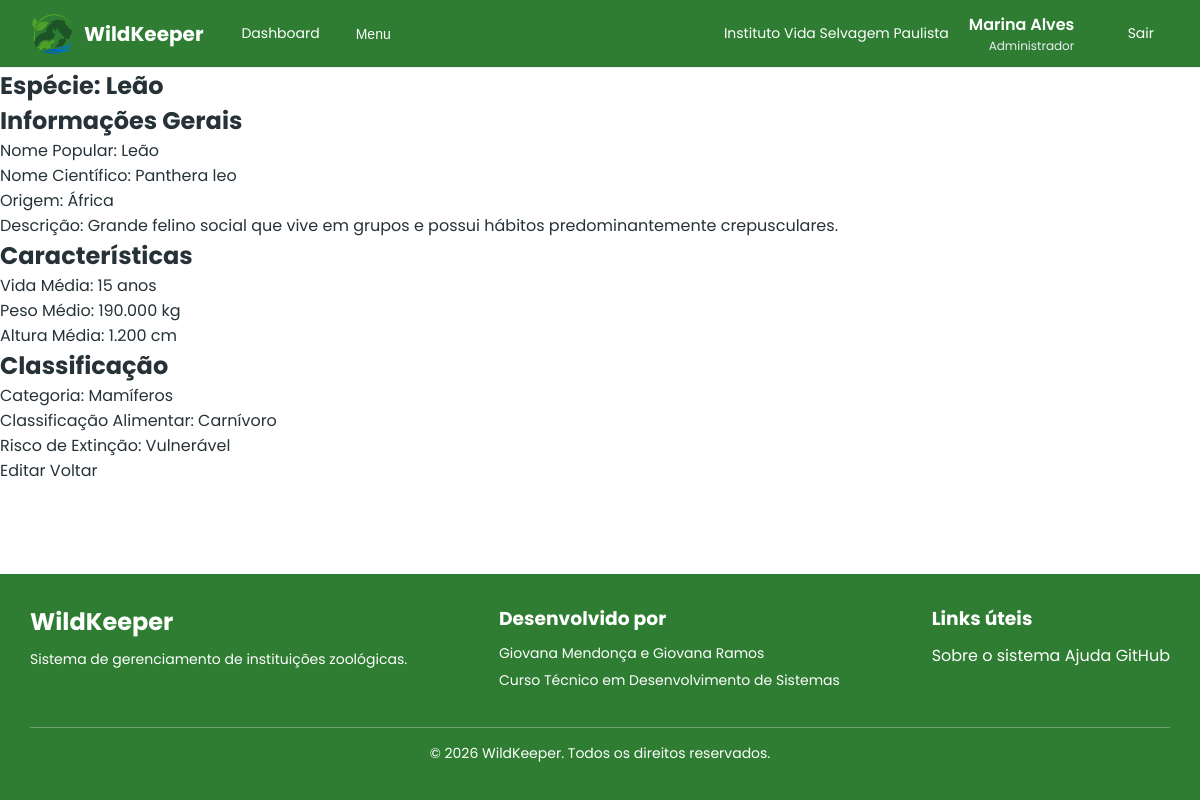
Screenshot of /src/especies/mostrar_especie.php?id=1 (signed in) with the database file from the repository.
### tables this page shows
CREATE TABLE

    IF NOT EXISTS especies (

        id INT PRIMARY KEY AUTO_INCREMENT,

        nome_popular VARCHAR(255) NOT NULL,

        nome_cientifico VARCHAR(255) NOT NULL,

        descricao TEXT NOT NULL,

        origem VARCHAR(255) NOT NULL,

        vida_media INT NOT NULL,  

        peso_medio DECIMAL(10, 3) NOT NULL,  

        altura_media DECIMAL(10, 3) NOT NULL,  

        categoria_id INT NOT NULL,

        classificacao_alimentar_id INT NOT NULL,

        risco_extincao_id INT NOT NULL,

        FOREIGN KEY (categoria_id) REFERENCES categorias (id),

        FOREIGN KEY (classificacao_alimentar_id) REFERENCES classificacao_alimentar (id),

        FOREIGN KEY (risco_extincao_id) REFERENCES risco_extincao (id),

        created_at TIMESTAMP DEFAULT CURRENT_TIMESTAMP,

        updated_at TIMESTAMP DEFAULT CURRENT_TIMESTAMP ON UPDATE CURRENT_TIMESTAMP

    );

CREATE TABLE

    IF NOT EXISTS categorias (

        id INT PRIMARY KEY AUTO_INCREMENT,

        nome VARCHAR(50) NOT NULL UNIQUE,

        sigla CHAR(2) NOT NULL UNIQUE,

        created_at TIMESTAMP DEFAULT CURRENT_TIMESTAMP,

        updated_at TIMESTAMP DEFAULT CURRENT_TIMESTAMP ON UPDATE CURRENT_TIMESTAMP

    );

CREATE TABLE

    IF NOT EXISTS classificacao_alimentar (

        id INT PRIMARY KEY AUTO_INCREMENT,

        nome VARCHAR(50) NOT NULL UNIQUE,

        sigla CHAR(2) NOT NULL UNIQUE,

        created_at TIMESTAMP DEFAULT CURRENT_TIMESTAMP,

        updated_at TIMESTAMP DEFAULT CURRENT_TIMESTAMP ON UPDATE CURRENT_TIMESTAMP

    );

CREATE TABLE

    IF NOT EXISTS risco_extincao (

        id INT PRIMARY KEY AUTO_INCREMENT,

        nome VARCHAR(50) NOT NULL UNIQUE,

        sigla CHAR(2) NOT NULL UNIQUE,

        created_at TIMESTAMP DEFAULT CURRENT_TIMESTAMP,

        updated_at TIMESTAMP DEFAULT CURRENT_TIMESTAMP ON UPDATE CURRENT_TIMESTAMP

    );

### src/especies/mostrar_especie.php (the view, shortened to what this page needs)
<?php
include "../includes/autenticacao.php";
$especieId = trim($_GET['id'] ?? '');
$sql = "SELECT
    especies.id,
    especies.nome_popular,
    especies.nome_cientifico,
    especies.descricao,
    especies.origem,
    especies.vida_media,
    especies.peso_medio,
    especies.altura_media,
    categorias.id AS categoria_id,
    categorias.nome AS categoria_nome,
    classificacao_alimentar.id AS classificacao_alimentar_id,
    classificacao_alimentar.nome AS classificacao_alimentar_nome,
    risco_extincao.id AS risco_extincao_id,
    risco_extincao.nome AS risco_extincao_nome
FROM especies
INNER JOIN categorias ON categorias.id = especies.categoria_id
INNER JOIN classificacao_alimentar ON classificacao_alimentar.id = especies.classificacao_alimentar_id
INNER JOIN risco_extincao ON risco_extincao.id = especies.risco_extincao_id
WHERE especies.id = ?";
$stmt = $conexao->prepare($sql);
$stmt->bind_param("i", $especieId);
$stmt->execute();
$result = $stmt->get_result();
$especie = $result->fetch_assoc();
?>
<!DOCTYPE html>
<html lang="pt-br">
<head>
    <link rel="stylesheet" href="../../assets/css/reset.css">
    <link rel="stylesheet" href="../../assets/css/dashboard_global.css">
</head>
<body>
    <?php include "../includes/dashboard-header.php" ?>
    <main>
        <section>
            <h1>Espécie: <?= htmlspecialchars($especie['nome_popular']) ?></h1>
            <article>
                <h2>Informações Gerais</h2>
                <p>Nome Popular: <?= htmlspecialchars($especie['nome_popular']) ?></p>
                <p>Nome Científico: <?= htmlspecialchars($especie['nome_cientifico']) ?></p>
                <p>Origem: <?= htmlspecialchars($especie['origem']) ?></p>
                <p>Descrição: <?= htmlspecialchars($especie['descricao']) ?></p>
            </article>
            <article>
                <h2>Características</h2>
                <p>Vida Média: <?= htmlspecialchars($especie['vida_media']) ?> anos</p>
                <p>Peso Médio: <?= htmlspecialchars($especie['peso_medio']) ?> kg</p>
                <p>Altura Média: <?= htmlspecialchars($especie['altura_media']) ?> cm</p>
            </article>
            <article>
                <h2>Classificação</h2>
                <p>Categoria: <?= htmlspecialchars($especie['categoria_nome']) ?></p>
                <p>Classificação Alimentar: <?= htmlspecialchars($especie['classificacao_alimentar_nome']) ?></p>
                <p>Risco de Extinção: <?= htmlspecialchars($especie['risco_extincao_nome']) ?></p>
            </article>
            <a href="editar_especie.php?id=<?= $especieId ?>">Editar</a>
            <a href="index.php">Voltar</a>
        </section>
    </main>
    <?php include "../includes/dashboard-footer.php" ?>
</body>
</html>

### rows the page displays
especies: nome_popular "Leão", nome_cientifico "Panthera leo", origem "África", descricao "Grande felino social que vive em grupos e possui hábitos predominantemente crepusculares.", vida_media "15", peso_medio "190.000", altura_media "1.200", categoria.nome "Mamíferos", classificacao_alimentar.nome "Carnívoro", risco_extincao.nome "Vulnerável"

### other values shown
$_SESSION['instituicao_nome'] "Instituto Vida Selvagem Paulista"
$_SESSION['nome'] "Marina Alves"
$_SESSION['cargo_nome'] "Administrador"
